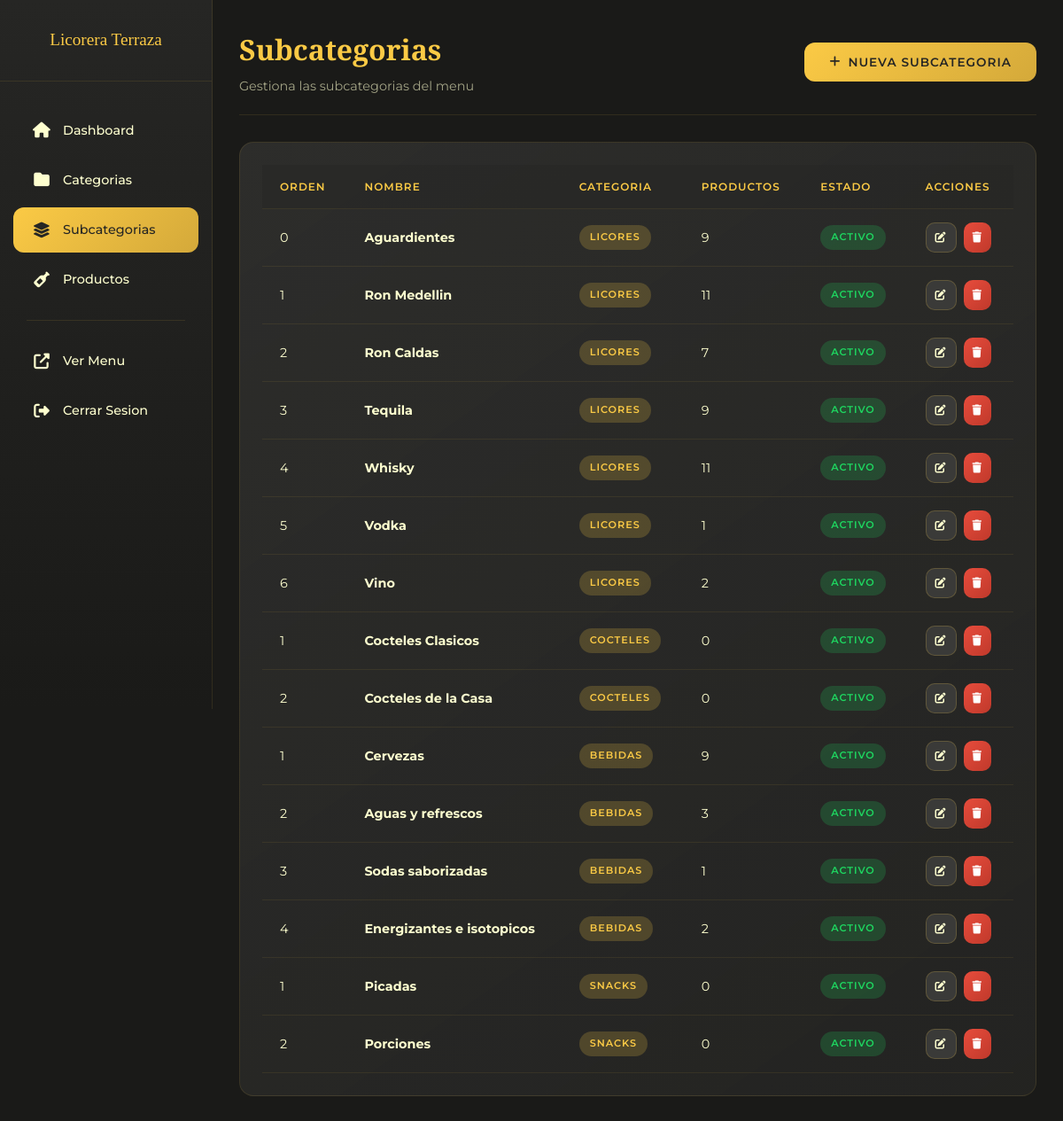
Page /admin/subcategorias.php (signed in) on the committed database.
### tables this page shows
CREATE TABLE `subcategorias` (
  `id` int(11) NOT NULL AUTO_INCREMENT,
  `categoria_id` int(11) NOT NULL,
  `nombre` varchar(100) NOT NULL,
  `descripcion` text DEFAULT NULL,
  `orden` int(11) DEFAULT 0,
  `activo` tinyint(1) DEFAULT 1,
  `created_at` timestamp NULL DEFAULT current_timestamp(),
  `updated_at` timestamp NULL DEFAULT current_timestamp() ON UPDATE current_timestamp(),
  PRIMARY KEY (`id`),
  KEY `categoria_id` (`categoria_id`)
);

CREATE TABLE `categorias` (
  `id` int(11) NOT NULL AUTO_INCREMENT,
  `nombre` varchar(100) NOT NULL,
  `descripcion` text DEFAULT NULL,
  `tipo_menu` enum('licores','comidas') DEFAULT 'licores',
  `orden` int(11) DEFAULT 0,
  `activo` tinyint(1) DEFAULT 1,
  `created_at` timestamp NULL DEFAULT current_timestamp(),
  `updated_at` timestamp NULL DEFAULT current_timestamp() ON UPDATE current_timestamp(),
  PRIMARY KEY (`id`)
);

### admin/subcategorias.php (the view, shortened to what this page needs)
<?php
$db = getConnection();
$categorias = $db->query("SELECT * FROM categorias ORDER BY orden, nombre")->fetchAll();
$subcategorias = $db->query("
    SELECT s.*, c.nombre as categoria_nombre,
    (SELECT COUNT(*) FROM productos WHERE subcategoria_id = s.id) as total_productos
    FROM subcategorias s
    JOIN categorias c ON s.categoria_id = c.id
    ORDER BY c.orden, c.nombre, s.orden, s.nombre
")->fetchAll();
?>
<!DOCTYPE html>
<html lang="es">
<head>
    <link rel="stylesheet" href="../assets/css/admin.css">
    <link rel="stylesheet" href="https://cdnjs.cloudflare.com/ajax/libs/font-awesome/6.4.0/css/all.min.css">
</head>
<body>
    <?php include 'includes/sidebar.php'; ?>
    <div class="admin-layout">
        <main class="admin-main">
            <div class="admin-header">
                <div>
                    <h1 class="page-title">Subcategorias</h1>
                    <p class="page-subtitle">Gestiona las subcategorias del menu</p>
                </div>
                <button class="btn btn-primary" onclick="openModal('crear')" <?= empty($categorias) ? 'disabled' : '' ?>>
                    <i class="fas fa-plus"></i>
                    Nueva Subcategoria
                </button>
            </div>
            <div class="card">
                <div class="card-body">
                    <?php if (empty($subcategorias)): ?>
                    <p class="text-center text-muted">No hay subcategorias registradas</p>
                    <?php else: ?>
                    <div class="table-responsive">
                        <table class="table">
                            <thead>
                                <tr>
                                    <th>Orden</th>
                                    <th>Nombre</th>
                                    <th>Categoria</th>
                                    <th>Productos</th>
                                    <th>Estado</th>
                                    <th>Acciones</th>
                                </tr>
                            </thead>
                            <tbody>
                                <?php foreach ($subcategorias as $sub): ?>
                                <tr>
                                    <td><?= $sub['orden'] ?></td>
                                    <td><strong><?= htmlspecialchars($sub['nombre']) ?></strong></td>
                                    <td>
                                        <span class="badge badge-warning"><?= htmlspecialchars($sub['categoria_nombre']) ?></span>
                                    </td>
                                    <td><?= $sub['total_productos'] ?></td>
                                    <td>
                                        <?php if ($sub['activo']): ?>
                                        <span class="badge badge-success">Activo</span>
                                        <?php else: ?>
                                        <span class="badge badge-danger">Inactivo</span>
                                        <?php endif; ?>
                                    </td>
                                    <td>
                                        <div class="table-actions">
                                            <button class="btn btn-sm btn-secondary btn-icon"
                                                    onclick="openModal('editar', <?= htmlspecialchars(json_encode($sub)) ?>)"
                                                    title="Editar">
                                                <i class="fas fa-edit"></i>
                                            </button>
                                            <button class="btn btn-sm btn-danger btn-icon"
                                                    onclick="confirmarEliminar(<?= $sub['id'] ?>, '<?= htmlspecialchars(addslashes($sub['nombre'])) ?>')"
                                                    title="Eliminar">
                                                <i class="fas fa-trash"></i>
                                            </button>
                                        </div>
                                    </td>
                                </tr>
                                <?php endforeach; ?>
                            </tbody>
                        </table>
                    </div>
                    <?php endif; ?>
                </div>
            </div>
        </main>
    </div>
</body>
</html>

### admin/includes/sidebar.php (shortened to what this page needs)
<?php
$currentPage = basename($_SERVER['PHP_SELF'], '.php');
?>
<aside class="sidebar">
    <div class="sidebar-logo">
        <div class="sidebar-brand">Licorera Terraza</div>
    </div>
    <nav class="sidebar-nav">
        <div class="nav-item">
            <a href="index.php" class="nav-link <?= $currentPage === 'index' ? 'active' : '' ?>">
                <i class="fas fa-home"></i>
                Dashboard
            </a>
        </div>
        <div class="nav-item">
            <a href="categorias.php" class="nav-link <?= $currentPage === 'categorias' ? 'active' : '' ?>">
                <i class="fas fa-folder"></i>
                Categorias
            </a>
        </div>
        <div class="nav-item">
            <a href="subcategorias.php" class="nav-link <?= $currentPage === 'subcategorias' ? 'active' : '' ?>">
                <i class="fas fa-layer-group"></i>
                Subcategorias
            </a>
        </div>
        <div class="nav-item">
            <a href="productos.php" class="nav-link <?= $currentPage === 'productos' ? 'active' : '' ?>">
                <i class="fas fa-wine-bottle"></i>
                Productos
            </a>
        </div>
        <div class="nav-divider"></div>
        <div class="nav-item">
            <a href="../" target="_blank" class="nav-link">
                <i class="fas fa-external-link-alt"></i>
                Ver Menu
            </a>
        </div>
        <div class="nav-item">
            <a href="logout.php" class="nav-link">
                <i class="fas fa-sign-out-alt"></i>
                Cerrar Sesion
            </a>
        </div>
    </nav>
</aside>

### assets/css/admin.css (style rules this page uses)
:root { --color-dark: #262624; --color-gold: #fbca45; --color-cream: #feffcf; --color-green: #1ed760; --color-dark-light: #3a3a38; --color-dark-lighter: #4a4a48; --color-gold-dark: #d4a93a; --color-red: #e74c3c; --color-red-dark: #c0392b; --font-display: 'Playfair Display', Georgia, serif; --font-body: 'Montserrat', -apple-system, sans-serif; --transition: all 0.3s cubic-bezier(0.4, 0, 0.2, 1); --shadow: 0 4px 20px rgba(0, 0, 0, 0.3); --shadow-lg: 0 10px 40px rgba(0, 0, 0, 0.4); }
* { margin: 0; padding: 0; box-sizing: border-box; }
body { font-family: var(--font-body); background-color: #1a1a18; color: var(--color-cream); line-height: 1.6; min-height: 100vh; }
.btn { display: inline-flex; align-items: center; justify-content: center; gap: 8px; padding: 14px 28px; font-family: var(--font-body); font-size: 0.85rem; font-weight: 600; text-transform: uppercase; letter-spacing: 1px; border: none; border-radius: 12px; cursor: pointer; transition: var(--transition); text-decoration: none; }
.btn-primary { background: linear-gradient(135deg, var(--color-gold), var(--color-gold-dark)); color: var(--color-dark); }
.btn-secondary { background: var(--color-dark-light); color: var(--color-cream); border: 1px solid rgba(251, 202, 69, 0.2); }
.btn-danger { background: linear-gradient(135deg, var(--color-red), var(--color-red-dark)); color: white; }
.btn-sm { padding: 8px 16px; font-size: 0.75rem; }
.btn-icon { padding: 10px; border-radius: 10px; }
.admin-layout { display: flex; min-height: 100vh; }
.sidebar { width: 280px; background: linear-gradient(180deg, var(--color-dark) 0%, #1a1a18 100%); border-right: 1px solid rgba(251, 202, 69, 0.1); padding: 30px 0; position: fixed; left: 0; top: 0; height: 100vh; overflow-y: auto; z-index: 1000; transition: var(--transition); }
.sidebar-logo { text-align: center; padding: 0 20px 30px; border-bottom: 1px solid rgba(251, 202, 69, 0.1); margin-bottom: 30px; }
.sidebar-brand { font-family: var(--font-display); font-size: 1.2rem; color: var(--color-gold); }
.sidebar-nav { padding: 0 15px; }
.nav-item { margin-bottom: 5px; }
.nav-link { display: flex; align-items: center; gap: 12px; padding: 14px 20px; color: var(--color-cream); text-decoration: none; border-radius: 12px; transition: var(--transition); font-size: 0.9rem; font-weight: 500; }
.nav-link.active { background: linear-gradient(135deg, var(--color-gold), var(--color-gold-dark)); color: var(--color-dark); }
.nav-link i { font-size: 1.1rem; width: 24px; text-align: center; }
.nav-divider { height: 1px; background: rgba(251, 202, 69, 0.1); margin: 20px 15px; }
.admin-main { flex: 1; margin-left: 280px; padding: 30px; min-height: 100vh; }
.admin-header { display: flex; justify-content: space-between; align-items: center; margin-bottom: 30px; padding-bottom: 20px; border-bottom: 1px solid rgba(251, 202, 69, 0.1); }
.page-title { font-family: var(--font-display); font-size: 2rem; color: var(--color-gold); }
.page-subtitle { font-size: 0.9rem; color: var(--color-cream); opacity: 0.6; margin-top: 5px; }
.card { background: linear-gradient(145deg, rgba(58, 58, 56, 0.6), rgba(38, 38, 36, 0.8)); border-radius: 16px; border: 1px solid rgba(251, 202, 69, 0.1); overflow: hidden; }
.card-body { padding: 25px; }
.table-responsive { overflow-x: auto; }
.table { width: 100%; border-collapse: collapse; }
.table th, .table td { padding: 15px 20px; text-align: left; border-bottom: 1px solid rgba(251, 202, 69, 0.08); }
.table th { font-size: 0.75rem; font-weight: 600; text-transform: uppercase; letter-spacing: 1px; color: var(--color-gold); background: rgba(38, 38, 36, 0.5); }
.table td { font-size: 0.9rem; color: var(--color-cream); }
.table tbody tr { transition: var(--transition); }
.table-actions { display: flex; gap: 8px; }
.badge { display: inline-block; padding: 5px 12px; font-size: 0.7rem; font-weight: 600; text-transform: uppercase; letter-spacing: 1px; border-radius: 20px; }
.badge-success { background: rgba(30, 215, 96, 0.2); color: var(--color-green); }
.badge-warning { background: rgba(251, 202, 69, 0.2); color: var(--color-gold); }
@media (max-width: 1200px) { .sidebar { width: 240px; } }
@media (max-width: 1200px) { .admin-main { margin-left: 240px; } }

### rows in the picture
subcategorias: orden "0", nombre "Aguardientes", categoria.nombre "LICORES", total_productos "9", activo "ACTIVO"
subcategorias: orden "1", nombre "Ron Medellin", categoria.nombre "LICORES", total_productos "11", activo "ACTIVO"
subcategorias: orden "2", nombre "Ron Caldas", categoria.nombre "LICORES", total_productos "7", activo "ACTIVO"
subcategorias: orden "3", nombre "Tequila", categoria.nombre "LICORES", total_productos "9", activo "ACTIVO"
subcategorias: orden "4", nombre "Whisky", categoria.nombre "LICORES", total_productos "11", activo "ACTIVO"
subcategorias: orden "5", nombre "Vodka", categoria.nombre "LICORES", total_productos "1", activo "ACTIVO"
subcategorias: orden "6", nombre "Vino", categoria.nombre "LICORES", total_productos "2", activo "ACTIVO"
subcategorias: orden "1", nombre "Cocteles Clasicos", categoria.nombre "COCTELES", total_productos "0", activo "ACTIVO"
subcategorias: orden "2", nombre "Cocteles de la Casa", categoria.nombre "COCTELES", total_productos "0", activo "ACTIVO"
subcategorias: orden "1", nombre "Cervezas", categoria.nombre "BEBIDAS", total_productos "9", activo "ACTIVO"
subcategorias: orden "2", nombre "Aguas y refrescos", categoria.nombre "BEBIDAS", total_productos "3", activo "ACTIVO"
subcategorias: orden "3", nombre "Sodas saborizadas", categoria.nombre "BEBIDAS", total_productos "1", activo "ACTIVO"
subcategorias: orden "4", nombre "Energizantes e isotopicos", categoria.nombre "BEBIDAS", total_productos "2", activo "ACTIVO"
subcategorias: orden "1", nombre "Picadas", categoria.nombre "SNACKS", total_productos "0", activo "ACTIVO"
subcategorias: orden "2", nombre "Porciones", categoria.nombre "SNACKS", total_productos "0", activo "ACTIVO"
